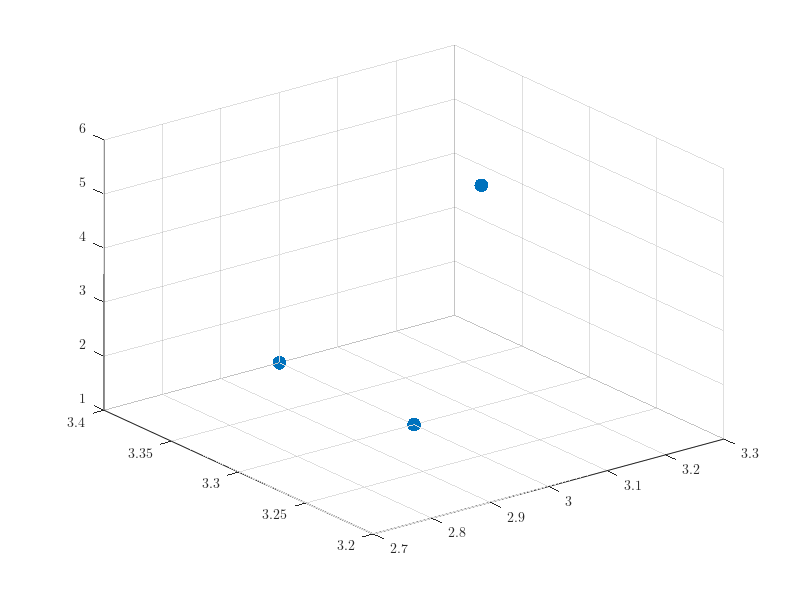

This figure's MATLAB source: (Note: this script raises an error after producing the figure.)

set(0,'defaultaxesfontname','cambria math')
set(gcf,'color','w');
x = [ 1  1  1] + 2;
y = [1.55 1.65 1.5] + 1.75;
z = [1.0 1.0 6];
scatter3(x,y,z,100, 'filled')
title(join(["How the Diameter Algorithm Works", newline, "Z-axis"]),'FontSize', 14)

set(gca,'FontSize',14)
hold on
x1 = x(2:3) ;
y1 = y(2:3);
z1 = z(2:3);
plot3(x1,y1,z1,'r')


x2 = [x(1) x(3)] ;
y2 = [y(1) y(3)];
z3 = [z(1) z(3)];
plot3(x2,y2,z3,'b')


rng(0,'twister');
a = 1.25 ;
b = 5;
xRand = (b-a).*rand(30,1) + a;
yRand = (b-a).*rand(30,1) + a;
zRand = (b-a).*rand(30,1) + a;

scatter3(xRand, yRand, zRand)

hold off
%%
clear
rng default;
P = rand(30,3);
plot3(P(:,1),P(:,2),P(:,3),'.')
grid on

k = boundary(P,0);

uniqueArr.k = reshape(k,[],1);
uniqueArr.kSort = unique(uniqueArr.k);
uniqueArr.kSortPoint = P(uniqueArr.kSort,:);

j = boundary(P,1);
%%
subplot(1,2,1);
plot3(P(:,1),P(:,2),P(:,3),'.','MarkerSize',10)
hold on
%trisurf(k,P(:,1),P(:,2),P(:,3),'FaceColor','red','FaceAlpha',0.1)
scatter3(uniqueArr.kSortPoint(:,1),uniqueArr.kSortPoint(:,2),...
    uniqueArr.kSortPoint(:,3),'r')
axis equal
title('Shrink Factor = 0')

%%
subplot(1,2,2);
plot3(P(:,1),P(:,2),P(:,3),'.','MarkerSize',10)
hold on
trisurf(j,P(:,1),P(:,2),P(:,3),'FaceColor','red','FaceAlpha',0.1)
axis equal
title('Shrink Factor = 1')
